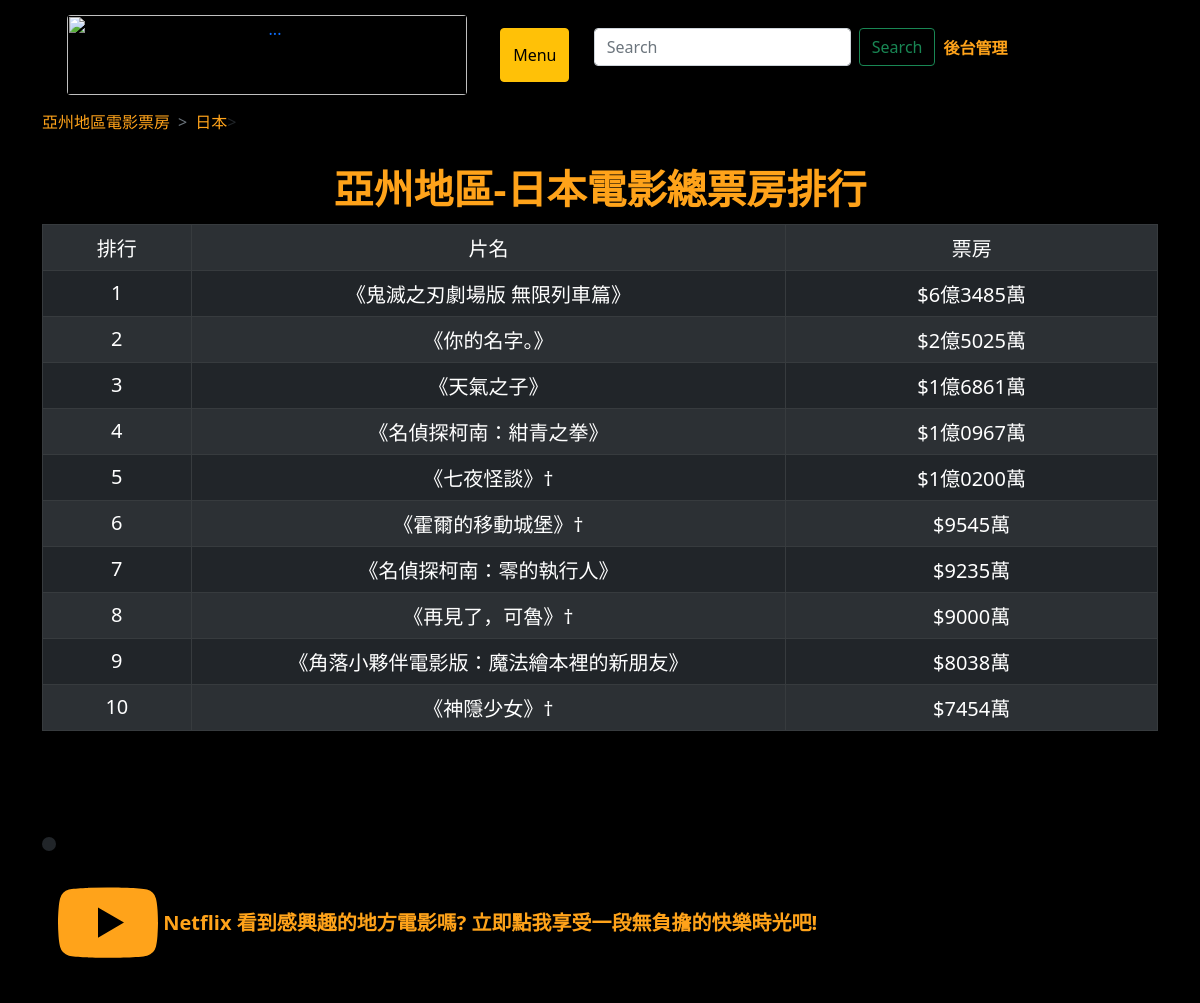
The page /japan/ on the database its author committed.
### movies/models.py (models this page shows, shortened)
class  japan_movies (models.Model): #日本
    rank = models.CharField(max_length=100)
    name = models.CharField(max_length=1000)
    box_office = models.CharField(max_length=1000)
    year = models.CharField(max_length=1000)
    pub_date = models.DateTimeField(default=timezone.now)

### movies/views.py (the view)
# urls.py: path('japan/' , japan),
def japan(request):
    items = japan_movies.objects.all()
    return render(request, 'japan.html', locals())

### templates/japan.html (shortened to what this page needs)
{% extends "base.html" %}
{% block content %}
<table class='table table-striped table-Dark table-bordered  caption-top'>
  <caption class ="text-center"><font color="#ffa31a"><span style="font-size:40px;"><strong>亞州地區-日本電影總票房排行</strong></span></font>
  </caption>
  <nav style="--bs-breadcrumb-divider: '>';" aria-label="breadcrumb">
    <ol class="breadcrumb">
      <li class="breadcrumb-item"> <a><font color="#ffa31a">亞州地區電影票房</font></a</li>
      <li class="breadcrumb-item aria-current="page"><a><font color="#ffa31a">日本</font></a>></li>
    </ol>
  </nav>
  <tr>
        <td width="10%" align="center" valign="center"><span style="color:white;font-size:20px;">排行</span></td>
        <td width="40%" align="center" valign="center"><span style="color:white;font-size:20px;">片名</span></td>
        <td width="25%" align="center" valign="center"><span style="color:white;font-size:20px;">票房</span></td>
  </tr>
  {% for item in items %}
    <tr>
      <td width="10%" align="center" valign="center"><span style="color:white;font-size:20px;">{{item.rank}}</span></td>
      <td width="40%" align="center" valign="center"><span style="color:white;font-size:20px;">{{item.name}}</span></td>
      <td width="25%" align="center" valign="center"><span style="color:white;font-size:20px;">{{item.box_office}}</span></td>
    </tr>
  {% endfor %}
</table>
{% endblock %}

### templates/base.html (shortened to what this page needs)
<html>
  <head>
    <link href="https://cdn.jsdelivr.net/npm/bootstrap@5.0.0-beta3/dist/css/bootstrap.min.css" rel="stylesheet">
  </head>
  <body style="background-color:black;">
      <div class="container" >
        {% include "headertest.html" %}
        {% block content %} {% endblock %}
        <br>
        <br>
        <br>
        {% include "footer.html" %}
      </div>
  </body>
</html>

### templates/headertest.html (shortened to what this page needs)
<nav class="navbar navbar-expand-lg navbar-light  "style="background-color: #000000;">
  <div class="container-fluid">
    <button type="button" class="btn btn-link"><a href = "/">
    <img src="https://i.imgur.com/9NFQs4k.png"  class="rounded mx-auto d-block" width = '400' height = '80' alt="...">
    </a>
    </button>
    <div class="collapse navbar-collapse" id="navbarNavDropdown" >
      <ul class="navbar-nav" >
        <li class="nav-item">
          <a class="nav-link"> &nbsp;      </a>
        </li>
        <button class="btn btn-warning" type="button" data-bs-toggle="offcanvas" data-bs-target="#offcanvasExample" aria-controls="offcanvasExample">
          Menu
        </button>
        <li class="nav-item">
          <a class="nav-link"> &nbsp;&nbsp;       </a>
        </li>
        <form class="d-flex">
          <input class="form-control me-2" type="search" placeholder="Search" aria-label="Search">
          <button class="btn btn-outline-success" type="submit">Search</button>
        </form>
        <li class="nav-item "  >
          <a class="nav-link" href="/admin"><font color="#ffa31a" ><strong>後台管理</strong></font></a>
        </li>
      </ul>
    </div>
  </div>
</nav>

### templates/footer.html (shortened to what this page needs)
<h1>
    <li class="nav-item">
        <a class="nav-link" href="https://www.netflix.com/tw/"> <font color="#ffa31a"><h5>
        <strong>   Netflix 看到感興趣的地方電影嗎? 立即點我享受一段無負擔的快樂時光吧!</h5></strong></font></a>
      </li>
</h1>

### rows shown on the page
japan_movies: rank "1", name "《鬼滅之刃劇場版 無限列車篇》", box_office "$6億3485萬"
japan_movies: rank "2", name "《你的名字。》", box_office "$2億5025萬"
japan_movies: rank "3", name "《天氣之子》", box_office "$1億6861萬"
japan_movies: rank "4", name "《名偵探柯南：紺青之拳》", box_office "$1億0967萬"
japan_movies: rank "5", name "《七夜怪談》†", box_office "$1億0200萬"
japan_movies: rank "6", name "《霍爾的移動城堡》†", box_office "$9545萬"
japan_movies: rank "7", name "《名偵探柯南：零的執行人》", box_office "$9235萬"
japan_movies: rank "8", name "《再見了，可魯》†", box_office "$9000萬"
japan_movies: rank "9", name "《角落小夥伴電影版：魔法繪本裡的新朋友》", box_office "$8038萬"
japan_movies: rank "10", name "《神隱少女》†", box_office "$7454萬"
